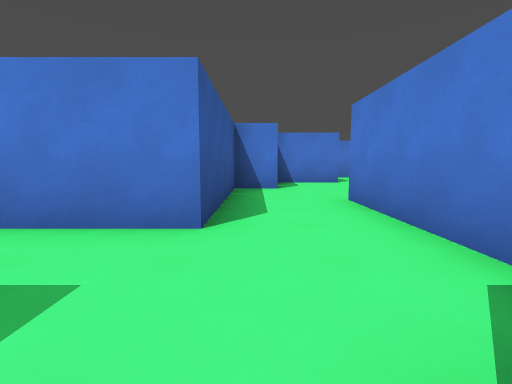
[1] (above)

24 first-person views from a walk through a 3-D level made in the Godot game engine. The camera is 1.2 m above the floor, tilts 6° down and sees 85° across. The floor is counted in squares, 2 m on a side. Each view is taken from the middle of a square. On the plan, view 1 faces up. The plan holds only what a view shows up to about 9 squares ahead; the rest is blank. Characters and animated objects are not drawn.

[2]
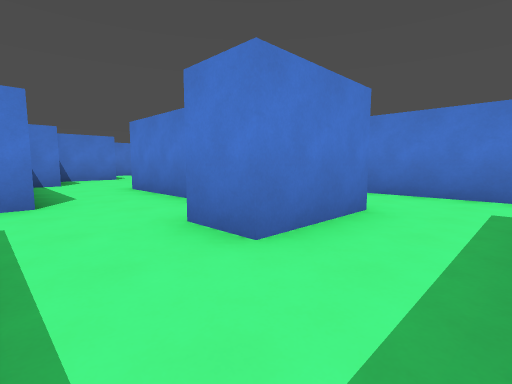

[3]
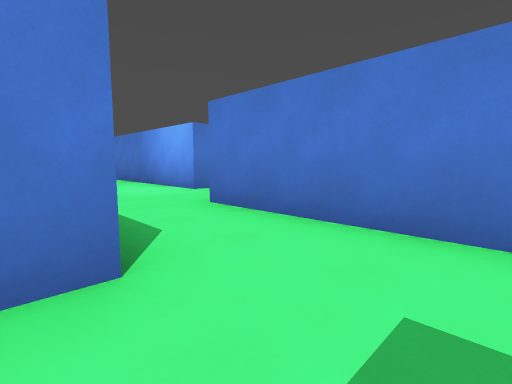

[4]
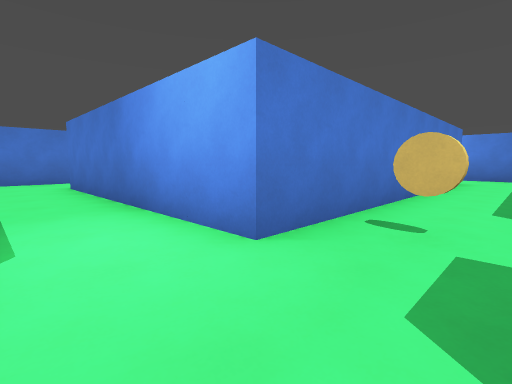

[5]
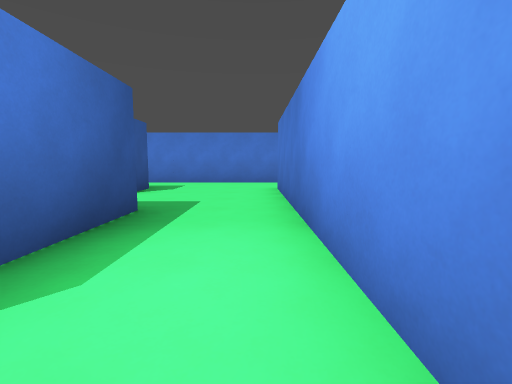

[6]
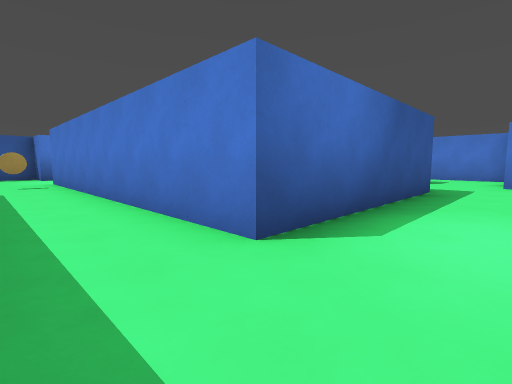

[7]
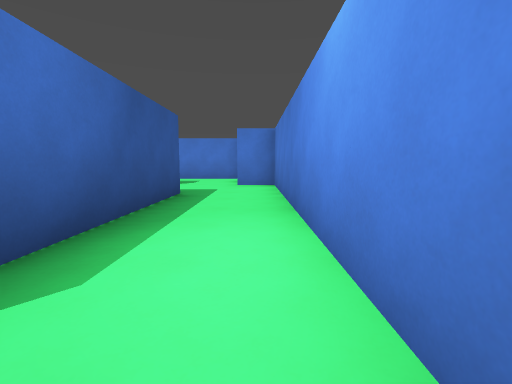

[8]
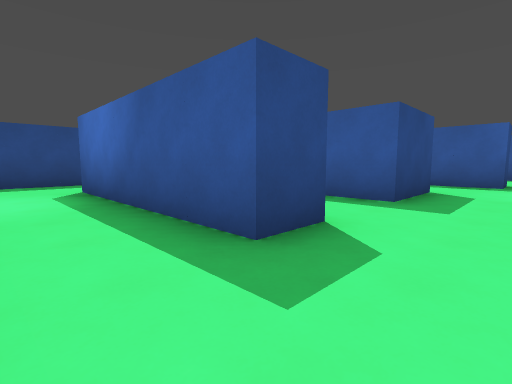

[9]
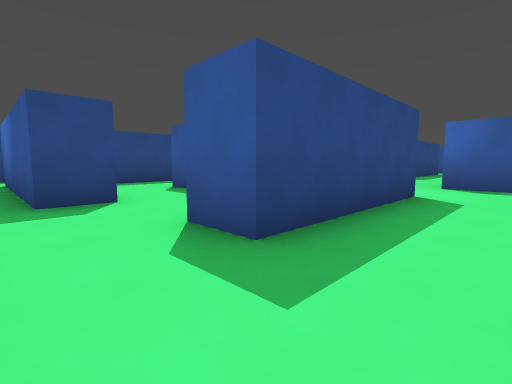

[10]
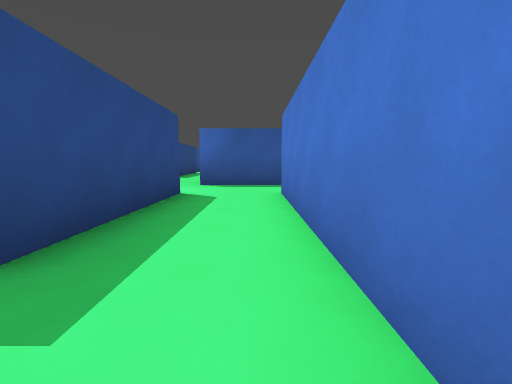

[11]
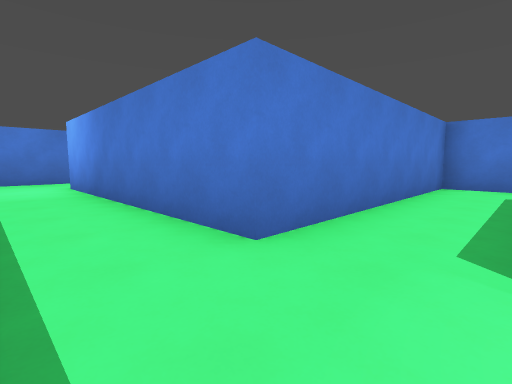

[12]
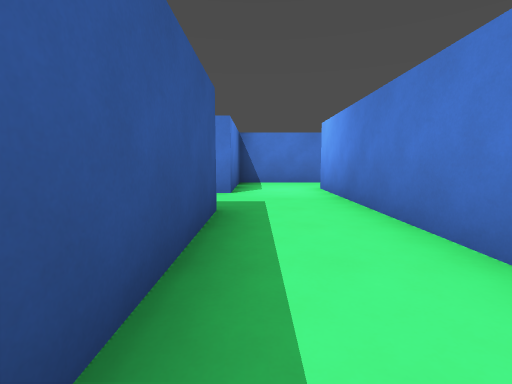

[13]
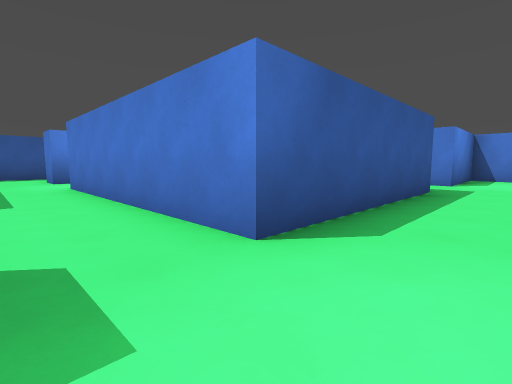

[14]
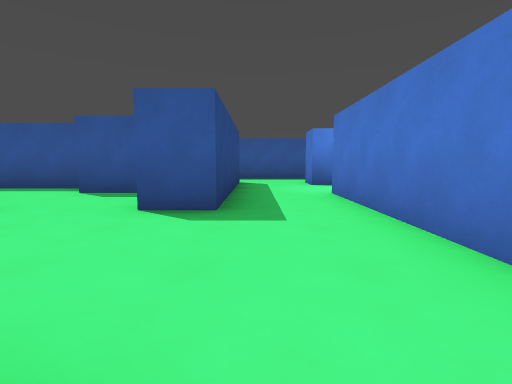

[15]
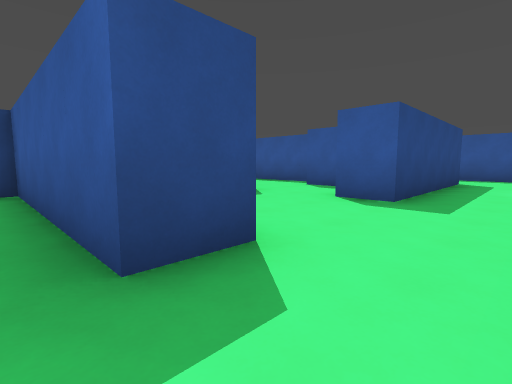

[16]
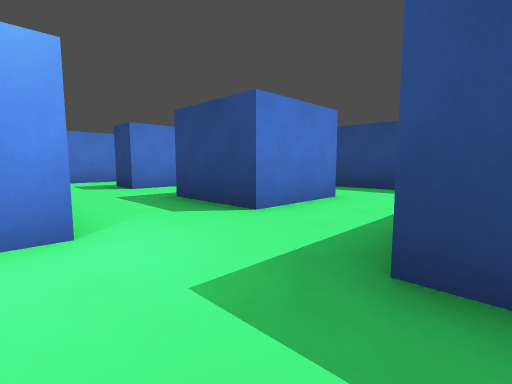

[17]
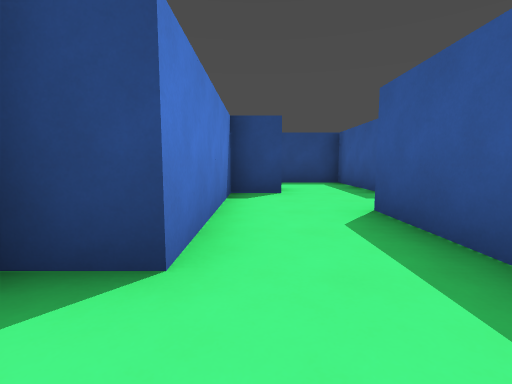

[18]
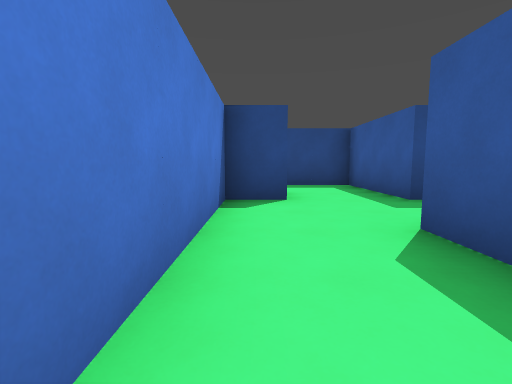

[19]
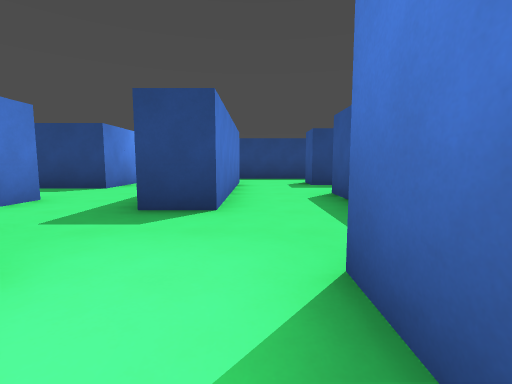

[20]
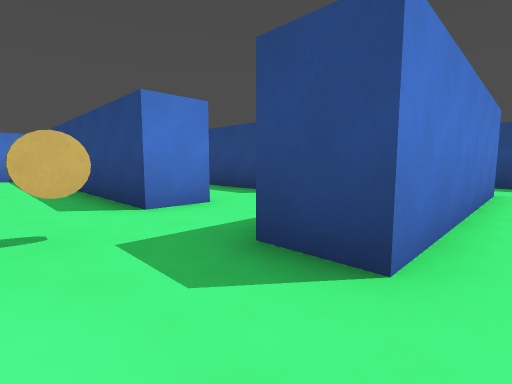

[21]
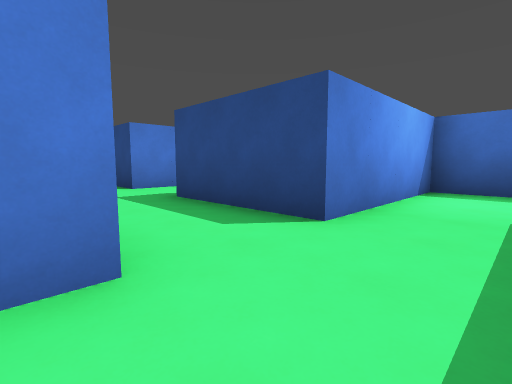

[22]
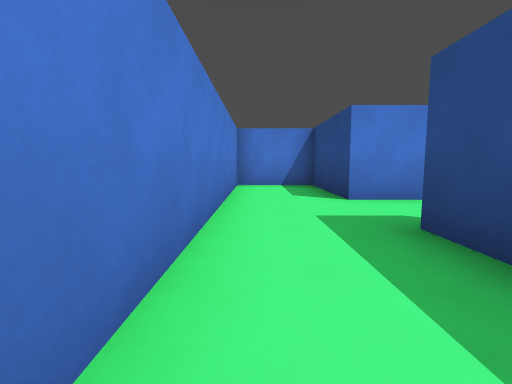

[23]
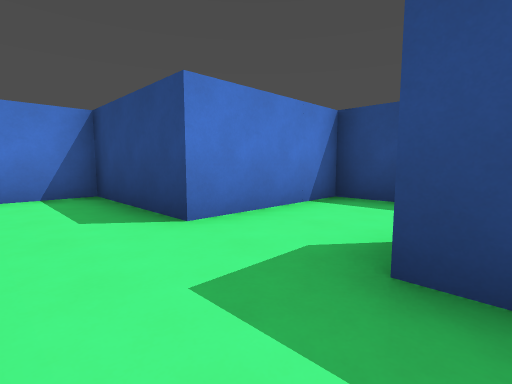

[24]
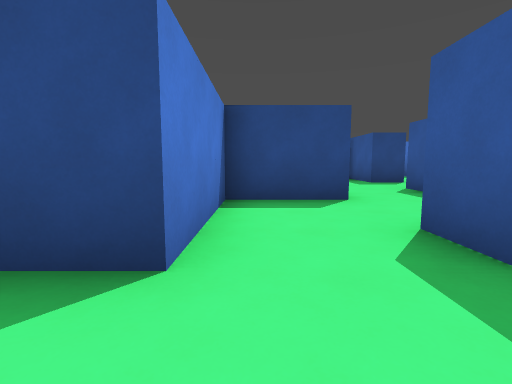

### Floor plan
Ten units are one square. View 1 is at (0, 0); x grows to the right and y downward. Boxes are objects, and circles mark ways between rooms. Rooms are numbered by the first view taken in them; rooms with no view inside come last. Other rooms are left out.
<svg viewBox="-30 -220 190 280">
<path fill="none" stroke="#000" d="M35 -65 35 -35M85 -85 105 -85 105 -65M5 -78 5 -65 -5 -65 -5 -25 -24 -25M75 -15 104 -15M5 -95 25 -95 25 -85 6 -85M65 -115 5 -115M25 -5 25 5M45 5 45 -15 55 -15M125 -74 125 -85 135 -85 135 -35 55 -35 55 -95 65 -95M5 5 5 -5 15 -5 15 -45 25 -45M-15 -5 -15 5M130 -15 146 -15M125 -115 125 -105M155 -22 155 -105 145 -105M-15 5 -15 25 2 25M19 25 25 25 25 35M25 5 5 5M45 35 45 5M85 -115 125 -115M85 -104 85 -110M65 -95 65 -65M65 -165 65 -115M145 -122 145 -135 85 -135 85 -185M65 -185 60 -185M85 -64 85 -85M75 -4 75 -15M125 25 125 15 155 15 155 -5 85 -5M75 35 75 15 105 15 105 25M85 -45 112 -45M104 45 125 45 125 25M85 -185 85 -195M90 -215 65 -215 65 -185M-15 -115 -25 -115M-25 -95 5 -95M62 55 75 55 75 35M42 55 48 55M65 -65 65 -45 85 -45"/>
<rect x="65" y="-35" width="10" height="10" fill="#bbb"><title>coin</title></rect>
<circle cx="-5" cy="0" r="3" fill="#2a7"/>
<circle cx="35" cy="-5" r="3" fill="#2a7"/>
<circle cx="135" cy="-110" r="3" fill="#2a7"/>
<circle cx="60" cy="-105" r="3" fill="#2a7"/>
<circle cx="95" cy="-95" r="3" fill="#2a7"/>
<circle cx="65" cy="-10" r="3" fill="#2a7"/>
<circle cx="115" cy="-75" r="3" fill="#2a7"/>
<circle cx="15" cy="-105" r="3" fill="#2a7"/>
<circle cx="15" cy="15" r="3" fill="#2a7"/>
<circle cx="75" cy="-190" r="3" fill="#2a7"/>
<circle cx="75" cy="-75" r="3" fill="#2a7"/>
<circle cx="115" cy="20" r="3" fill="#2a7"/>
<circle cx="65" cy="25" r="3" fill="#2a7"/>
<circle cx="95" cy="-55" r="3" fill="#2a7"/>
<text x="50" y="-60">1</text>
<text x="-10" y="10">2</text>
<text x="30" y="20">3</text>
<text x="90" y="-130">4</text>
<text x="100" y="10">5</text>
<text x="100" y="-60">6</text>
<text x="100" y="30">7</text>
<text x="70" y="-200">8</text>
<text x="-10" y="-110">9</text>
<text x="60" y="40">10</text>
<text x="70" y="-60">11</text>
</svg>
Room 1 opens to room 2. Room 1 opens to room 3. Room 1 opens to room 4. Room 1 opens to room 5. Room 1 opens to room 6. Room 1 opens to room 9. Room 2 opens to room 3. Room 4 opens to room 8. Room 4 opens to room 11. Room 5 opens to room 7. Room 5 opens to room 10. Room 6 opens to room 11.

Where each view was taken, in squares from view 1:
view 1: 0 up, 0 right, facing up
view 2: 2 down, 1 left, facing up-right
view 3: 2 down, 2 right, facing up-right
view 4: 2 up, 4 right, facing up-right
view 5: 3 up, 5 right, facing up
view 6: 2 up, 15 right, facing up-left
view 7: 3 up, 15 right, facing up
view 8: 10 up, 15 right, facing down-left
view 9: 13 up, 14 right, facing down-left
view 10: 13 up, 14 right, facing left
view 11: 12 up, 7 right, facing up-right
view 12: 13 up, 7 right, facing up
view 13: 10 up, 8 right, facing up-left
view 14: 10 up, 6 right, facing left
view 15: 11 up, 7 right, facing down-left
view 16: 11 up, 6 right, facing down-right
view 17: 6 up, 1 right, facing down
view 18: 5 up, 1 right, facing down
view 19: 5 up, 4 right, facing down
view 20: 3 up, 4 right, facing down-right
view 21: 1 up, 6 right, facing down-right
view 22: 0 up, 8 right, facing right
view 23: 0 up, 10 right, facing down-right
view 24: 0 up, 12 right, facing down
